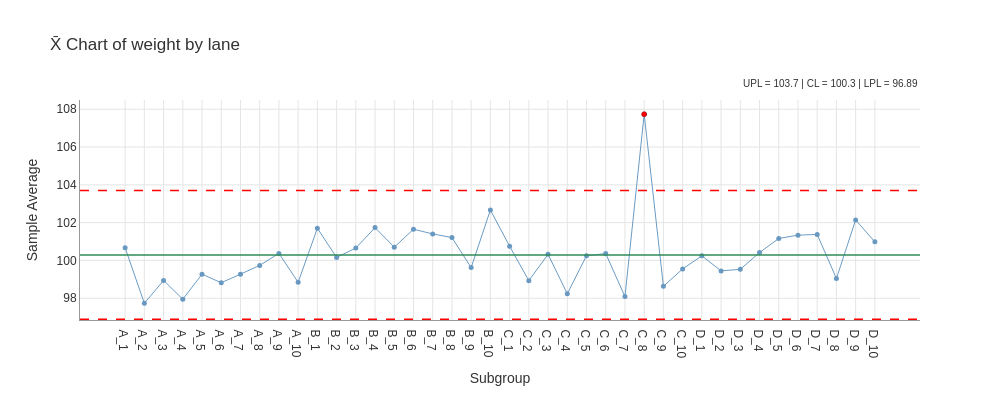

The code cell stored with this chart in its notebook:
### Markdown cell above
## Step 5: Visualize with Control Charts

Create interactive Plotly charts with one line:

### Code cell
# Basic control chart
fig = result.plot()
fig.show()

### Figure 1 — Plotly figure (JSON) as saved in the notebook; plotly's stock layout.template omitted (floating-point values rounded to 4 significant figures)
{"data": [{"hovertemplate": "%{x}<br>%{y:.3f}<extra></extra>", "line": {"color": "steelblue", "width": 1.0}, "marker": {"color": "steelblue", "size": 5}, "mode": "lines+markers", "name": "Xbar", "opacity": 0.8, "type": "scatter", "x": ["A_1", "A_2", "A_3", "A_4", "A_5", "A_6", "A_7", "A_8", "A_9", "A_10", "B_1", "B_2", "B_3", "B_4", "B_5", "B_6", "B_7", "B_8", "B_9", "B_10", "C_1", "C_2", "C_3", "C_4", "C_5", "C_6", "C_7", "C_8", "C_9", "C_10", "D_1", "D_2", "D_3", "D_4", "D_5", "D_6", "D_7", "D_8", "D_9", "D_10"], "y": [100.7, 97.73, 98.94, 97.95, 99.27, 98.82, 99.27, 99.74, 100.4, 98.84, 101.7, 100.2, 100.7, 101.7, 100.7, 101.7, 101.4, 101.2, 99.62, 102.7, 100.8, 98.93, 100.3, 98.24, 100.2, 100.4, 98.09, 107.7, 98.63, 99.55, 100.2, 99.45, 99.53, 100.4, 101.2, 101.3, 101.4, 99.04, 102.1, 101.0]}, {"hovertemplate": "Beyond Limits<br>%{x}<br>%{y:.3f}<extra></extra>", "marker": {"color": "red", "line": {"color": "darkred", "width": 0.5}, "size": 5, "symbol": "circle"}, "mode": "markers", "name": "Beyond Limits", "showlegend": false, "type": "scatter", "x": ["C_8"], "y": [107.7]}], "layout": {"annotations": [{"bgcolor": "rgba(255,255,255,0.7)", "font": {"color": "#333333", "size": 10}, "showarrow": false, "text": "UPL = 103.7 | CL = 100.3 | LPL = 96.89", "x": 1.0, "xanchor": "right", "xref": "paper", "y": 1.04, "yanchor": "bottom", "yref": "paper"}], "font": {"color": "#333333", "family": "Arial, sans-serif", "size": 12}, "height": 400, "hovermode": "x unified", "paper_bgcolor": "white", "plot_bgcolor": "white", "shapes": [{"line": {"color": "red", "dash": "dash", "width": 1.5}, "type": "line", "x0": 0, "x1": 1, "xref": "x domain", "y0": 103.7, "y1": 103.7}, {"line": {"color": "red", "dash": "dash", "width": 1.5}, "type": "line", "x0": 0, "x1": 1, "xref": "x domain", "y0": 96.89, "y1": 96.89}, {"line": {"color": "#2E8B57", "dash": "solid", "width": 1.5}, "type": "line", "x0": 0, "x1": 1, "xref": "x domain", "y0": 100.3, "y1": 100.3}], "showlegend": false, "title": {"text": "X̄ Chart of weight by lane"}, "width": 1000, "xaxis": {"gridcolor": "#E5E5E5", "gridwidth": 1.0, "linecolor": "#999999", "linewidth": 1.0, "showgrid": true, "showline": true, "title": {"text": "Subgroup"}, "type": "category"}, "yaxis": {"gridcolor": "#E5E5E5", "gridwidth": 1.0, "linecolor": "#999999", "linewidth": 1.0, "showgrid": true, "showline": true, "title": {"text": "Sample Average"}, "zeroline": false}}}
